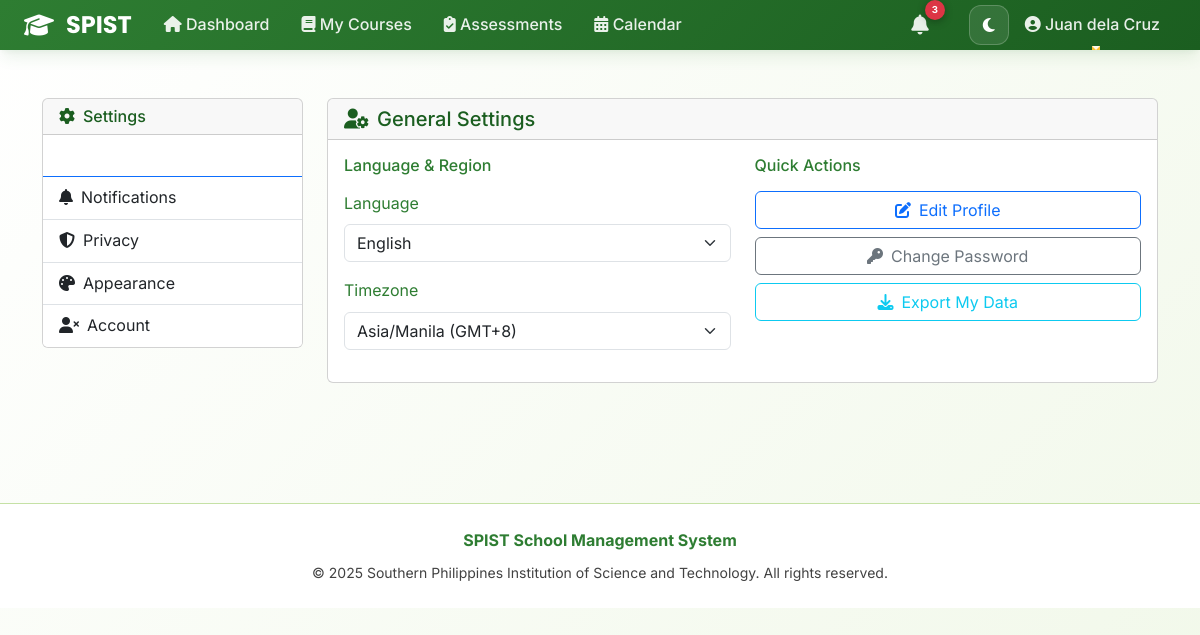
The page /profile/settings/ (signed in) on the database its author committed.
### accounts/models.py (models this page shows, shortened)
class User(AbstractUser):
    USER_TYPE_CHOICES = (
        ('student', 'Student'),
        ('teacher', 'Teacher'),
    )
    user_type = models.CharField(max_length=10, choices=USER_TYPE_CHOICES)
    email = models.EmailField(unique=True)
    phone_number = models.CharField(max_length=15, blank=True, null=True)
    is_verified = models.BooleanField(default=False)
    bio = models.TextField(max_length=500, blank=True, null=True, help_text="Tell us about yourself")
    avatar = models.ImageField(upload_to=user_avatar_path, blank=True, null=True, help_text="Profile picture")
    date_updated = models.DateTimeField(auto_now=True)
    last_login_ip = models.GenericIPAddressField(blank=True, null=True)
    is_active_user = models.BooleanField(default=True, help_text="For soft delete")
    USERNAME_FIELD = 'email'
    REQUIRED_FIELDS = ['username', 'first_name', 'last_name']
    def get_full_name(self):
        return f"{self.first_name} {self.last_name}".strip()

class UserSettings(models.Model):
    user = models.OneToOneField(User, on_delete=models.CASCADE, related_name='settings')
    THEME_CHOICES = [
        ('auto', 'Auto (System)'),
        ('light', 'Light Mode'),
        ('dark', 'Dark Mode'),
    ]
    theme_preference = models.CharField(max_length=20, choices=THEME_CHOICES, default='auto')
    email_notifications = models.BooleanField(default=True)
    assignment_reminders = models.BooleanField(default=True)
    grade_notifications = models.BooleanField(default=True)
    course_updates = models.BooleanField(default=True)
    VISIBILITY_CHOICES = [
        ('public', 'Public'),
        ('students_only', 'Students Only'),
        ('teachers_only', 'Teachers Only'),
        ('private', 'Private')
    ]
    profile_visibility = models.CharField(max_length=20, choices=VISIBILITY_CHOICES, default='students_only')
    show_email = models.BooleanField(default=False)
    show_phone = models.BooleanField(default=False)
    LANGUAGE_CHOICES = [
        ('en', 'English'),
        ('fil', 'Filipino'),
    ]
    language = models.CharField(max_length=10, choices=LANGUAGE_CHOICES, default='en')
    timezone = models.CharField(max_length=50, default='Asia/Manila')
    created_at = models.DateTimeField(auto_now_add=True)
    updated_at = models.DateTimeField(auto_now=True)
    class Meta:
        verbose_name = "User Settings"
        verbose_name_plural = "User Settings"

### accounts/views_profile.py (the view, shortened to what this page needs)
# urls.py: path('profile/settings/', views_profile.settings_view, name='settings'),
@login_required
def settings_view(request):
    user = request.user
    settings_obj, created = UserSettings.objects.get_or_create(user=user)
    notification_form = NotificationSettingsForm(initial={
        'email_notifications': settings_obj.email_notifications,
        'assignment_reminders': settings_obj.assignment_reminders,
        'grade_notifications': settings_obj.grade_notifications,
        'course_updates': settings_obj.course_updates,
    })
    privacy_form = PrivacySettingsForm(initial={
        'profile_visibility': settings_obj.profile_visibility,
        'show_email': settings_obj.show_email,
        'show_phone': settings_obj.show_phone,
    })
    context = {
        'settings': settings_obj,
        'notification_form': notification_form,
        'privacy_form': privacy_form,
    }
    return render(request, 'accounts/profile/settings.html', context)

### accounts/forms_profile.py
class NotificationSettingsForm(forms.Form):
    email_notifications = forms.BooleanField(
        required=False,
        initial=True,
        widget=forms.CheckboxInput(attrs={'class': 'form-check-input'})
    )
    assignment_reminders = forms.BooleanField(
        required=False,
        initial=True,
        widget=forms.CheckboxInput(attrs={'class': 'form-check-input'})
    )
    grade_notifications = forms.BooleanField(
        required=False,
        initial=True,
        widget=forms.CheckboxInput(attrs={'class': 'form-check-input'})
    )
    course_updates = forms.BooleanField(
        required=False,
        initial=True,
        widget=forms.CheckboxInput(attrs={'class': 'form-check-input'})
    )

class PrivacySettingsForm(forms.Form):
    VISIBILITY_CHOICES = [
        ('public', 'Public'),
        ('students_only', 'Students Only'),
        ('teachers_only', 'Teachers Only'),
        ('private', 'Private')
    ]
    profile_visibility = forms.ChoiceField(
        choices=VISIBILITY_CHOICES,
        initial='students_only',
        widget=forms.Select(attrs={'class': 'form-control'})
    )
    show_email = forms.BooleanField(
        required=False,
        initial=False,
        widget=forms.CheckboxInput(attrs={'class': 'form-check-input'})
    )
    show_phone = forms.BooleanField(
        required=False,
        initial=False,
        widget=forms.CheckboxInput(attrs={'class': 'form-check-input'})
    )

### accounts/templates/accounts/profile/settings.html (shortened to what this page needs)
{% extends 'accounts/base.html' %}
{% block content %}
<div class="container py-4">
    <div class="row">
        <div class="col-lg-3 col-md-4 mb-4">
            <div class="card">
                <div class="card-header">
                    <h6 class="mb-0">
                        <i class="fas fa-cog me-2"></i>Settings
                    </h6>
                </div>
                <div class="list-group list-group-flush">
                    <a href="#general" class="list-group-item list-group-item-action active" data-tab="general">
                        <i class="fas fa-user-cog me-2"></i>General
                    </a>
                    <a href="#notifications" class="list-group-item list-group-item-action" data-tab="notifications">
                        <i class="fas fa-bell me-2"></i>Notifications
                    </a>
                    <a href="#privacy" class="list-group-item list-group-item-action" data-tab="privacy">
                        <i class="fas fa-shield-alt me-2"></i>Privacy
                    </a>
                    <a href="#appearance" class="list-group-item list-group-item-action" data-tab="appearance">
                        <i class="fas fa-palette me-2"></i>Appearance
                    </a>
                    <a href="#account" class="list-group-item list-group-item-action" data-tab="account">
                        <i class="fas fa-user-times me-2"></i>Account
                    </a>
                </div>
            </div>
        </div>
        <div class="col-lg-9 col-md-8">
            <div class="tab-content active" id="general-tab">
                <div class="card mb-4">
                    <div class="card-header">
                        <h5 class="mb-0">
                            <i class="fas fa-user-cog me-2"></i>General Settings
                        </h5>
                    </div>
                    <div class="card-body">
                        <div class="row">
                            <div class="col-md-6">
                                <h6 class="text-primary mb-3">Language & Region</h6>
                                <form method="post" id="languageForm">
                                    <div class="mb-3">
                                        <label class="form-label">Language</label>
                                        <select name="language" class="form-select" onchange="updateLanguage(this.value)">
                                            <option value="en" {% if settings.language == 'en' %}selected{% endif %}>English</option>
                                        </select>
                                    </div>
                                    <div class="mb-3">
                                        <label class="form-label">Timezone</label>
                                        <select name="timezone" class="form-select" onchange="updateTimezone(this.value)">
                                            <option value="Asia/Manila" {% if settings.timezone == 'Asia/Manila' %}selected{% endif %}>Asia/Manila (GMT+8)</option>
                                        </select>
                                    </div>
                                </form>
                            </div>
                            <div class="col-md-6">
                                <h6 class="text-primary mb-3">Quick Actions</h6>
                                <div class="d-grid gap-2">
                                    <a href="{% url 'accounts:profile_edit' %}" class="btn btn-outline-primary">
                                        <i class="fas fa-edit me-2"></i>Edit Profile
                                    </a>
                                    <a href="{% url 'accounts:change_password' %}" class="btn btn-outline-secondary">
                                        <i class="fas fa-key me-2"></i>Change Password
                                    </a>
                                    <a href="{% url 'accounts:export_data' %}" class="btn btn-outline-info">
                                        <i class="fas fa-download me-2"></i>Export My Data
                                    </a>
                                </div>
                            </div>
                        </div>
                    </div>
                </div>
            </div>
        </div>
    </div>
</div>
{% endblock %}

### accounts/templates/accounts/base.html (shortened to what this page needs)
<!DOCTYPE html>
<html lang="en" data-theme="light">
<head>
    <link href="https://cdn.jsdelivr.net/npm/bootstrap@5.3.0/dist/css/bootstrap.min.css" rel="stylesheet">
    <link href="https://cdnjs.cloudflare.com/ajax/libs/font-awesome/6.4.0/css/all.min.css" rel="stylesheet">
</head>
<body>
    {% if user.is_authenticated %}
    <nav class="navbar navbar-expand-lg modern-navbar">
        <div class="container-fluid px-4">
            <a class="navbar-brand" href="{% url 'accounts:dashboard_redirect' %}">
                <i class="fas fa-graduation-cap"></i>
                SPIST
            </a>
            <div class="collapse navbar-collapse" id="navbarMain">
                <ul class="navbar-nav me-auto">
                    <li class="nav-item">
                        <a class="nav-link" href="{% url 'accounts:dashboard_redirect' %}">
                            <i class="fas fa-home"></i> Dashboard
                        </a>
                    </li>
                    {% if user.user_type == 'student' %}
                    <li class="nav-item">
                        <a class="nav-link" href="{% url 'courses:student_enrollment' %}">
                            <i class="fas fa-book"></i> My Courses
                        </a>
                    </li>
                    <li class="nav-item">
                        <a class="nav-link" href="{% url 'assessments:available_assessments' %}">
                            <i class="fas fa-clipboard-check"></i> Assessments
                        </a>
                    </li>
                    {% endif %}
                    <li class="nav-item">
                        <a class="nav-link" href="{% url 'accounts:calendar_view' %}">
                            <i class="fas fa-calendar-alt"></i> Calendar
                        </a>
                    </li>
                </ul>
                <ul class="navbar-nav align-items-center">
                    <li class="nav-item dropdown">
                        <a class="nav-link position-relative p-2" href="#" role="button" data-bs-toggle="dropdown" aria-expanded="false" style="margin-right: 0.5rem;">
                            <i class="fas fa-bell fa-lg" style="color: rgba(255, 255, 255, 0.9);"></i>
                            <span class="position-absolute badge rounded-pill bg-danger" style="top: 0; right: 0; font-size: 0.7rem; min-width: 20px; height: 20px; display: flex; align-items: center; justify-content: center; font-weight: 700; box-shadow: 0 2px 8px rgba(0,0,0,0.3);">
                                3
                            </span>
                        </a>
                    </li>
                    <li class="nav-item">
                        <button class="theme-toggle" onclick="toggleTheme()" title="Toggle Theme">
                            <i class="fas fa-moon" id="theme-icon"></i>
                        </button>
                    </li>
                    <li class="nav-item dropdown">
                        <a class="nav-link dropdown-toggle" href="#" role="button" data-bs-toggle="dropdown">
                            <i class="fas fa-user-circle"></i> {{ user.get_full_name }}
                        </a>
                    </li>
                </ul>
            </div>
        </div>
    </nav>
    {% endif %}
    <main class="container-fluid px-4 py-4">
        {% block content %}{% endblock %}
    </main>
    <footer class="mt-5 py-4 text-center" style="background: var(--bg-card); border-top: 1px solid var(--border-color);">
        <div class="container">
            <p class="mb-2" style="color: var(--text-secondary);">
                <strong>SPIST School Management System</strong>
            </p>
            <p class="mb-0" style="color: var(--text-muted); font-size: 0.875rem;">
                &copy; 2025 Southern Philippines Institution of Science and Technology. All rights reserved.
            </p>
        </div>
    </footer>
</body>
</html>

### accounts/templates/accounts/profile/settings.html (style rules this page uses)
.tab-content { display: none; }
.tab-content.active { display: block; }
.list-group-item-action { cursor: pointer; transition: all 0.3s ease; }
.list-group-item-action.active { background-color: var(--primary-color); color: white; }

### rows shown on the page
User: get_full_name "Juan dela Cruz"
UserSettings: language "English", timezone "Asia/Manila (GMT+8)"
